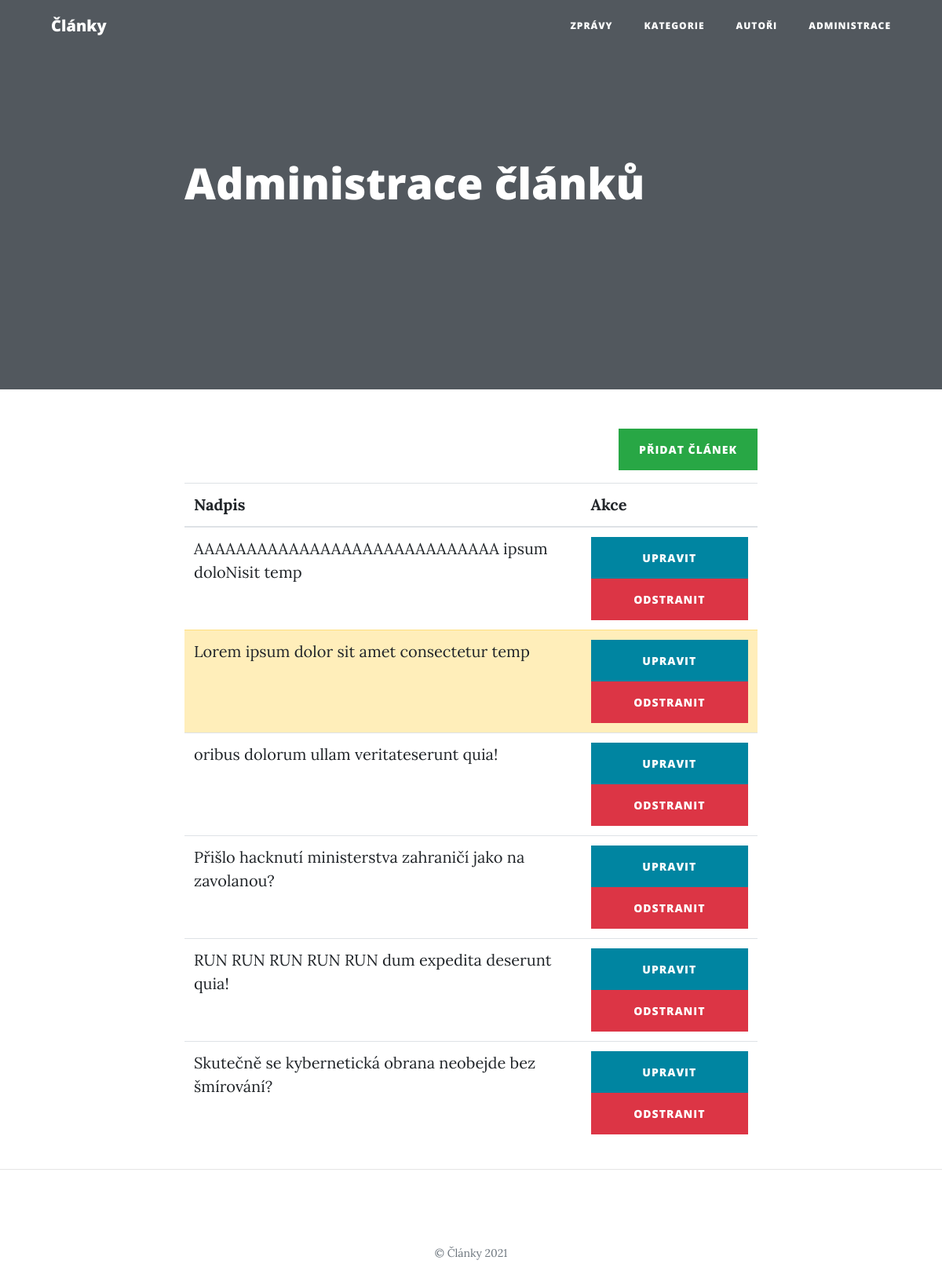
Before: /article_administration.php with the older database file.
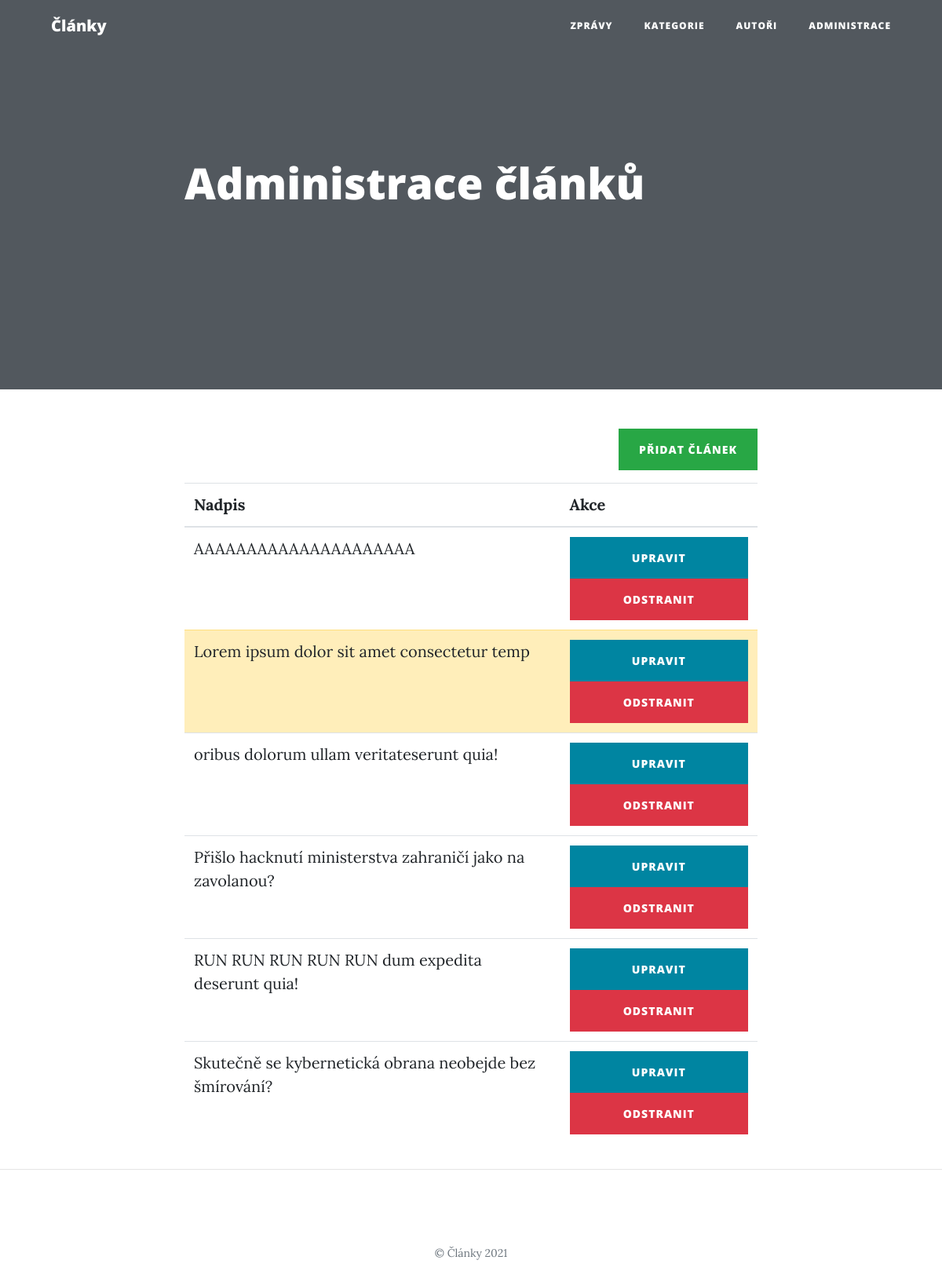
After: the same page with the newer database file.
### tables this page shows
CREATE TABLE `article` (
  `id` int(10) UNSIGNED NOT NULL,
  `user_id` int(10) UNSIGNED DEFAULT NULL,
  `title` varchar(150) NOT NULL,
  `perex` text NOT NULL,
  `text` text NOT NULL,
  `created_at` datetime NOT NULL DEFAULT current_timestamp(),
  `published` tinyint(1) NOT NULL DEFAULT 0
);

### php/Application.php (called while the page is built, shortened)
<?php
class Application
{
    public static function loadModel($className)
    {
        $filename = "./php/model/" . $className . ".php";
    }
}

### php/model/Database.php (called while the page is built, shortened)
<?php
class Database
{
    private $conn;
    public function __construct()
    {
        $this->conn = new PDO(sprintf("mysql:host=%s;dbname=%s", self::HOST, self::DBNAME), self::USER, self::PASS, [
            PDO::ATTR_ERRMODE => PDO::ERRMODE_EXCEPTION
        ]);
        $this->conn->query("set names utf8");
    }
    public function select($sql, $params = [])
    {
        $stmt = $this->execute($sql, $params);
        return $stmt->fetchAll();
    }
    private function execute($sql, $params = [])
    {
        $stmt = $this->conn->prepare($sql);
        $stmt->execute($params);
        return $stmt;
    }
}

### php/model/BaseRepository.php (called while the page is built, shortened)
<?php
abstract class BaseRepository
{
    public function __construct(Database $db)
    {
        $this->db = $db;
    }
}

### php/model/ArticleRepository.php (called while the page is built, shortened)
<?php
class ArticleRepository extends BaseRepository
{
    public function getArticlesAlphabetically()
    {
        $sql = "
            select
                article.*,
                user.name as user_name
            from article
                left join user on article.user_id = user.id
            order by title
        ";
        $articles = $this->db->select($sql);
        return $this->addCategories($articles);
    }
    private function addCategories($articles)
    {
        $cr = new CategoryRepository($this->db);
        foreach ($articles as $key => $article) {
            $articles[$key]["categories"] = $cr->getCategoriesArticle($article["id"]);
        }
        return $articles;
    }
}

### php/model/CategoryRepository.php (called while the page is built, shortened)
<?php
class CategoryRepository extends BaseRepository
{
    public function getCategoriesArticle($article_id)
    {
        $sql = "
            select
                category.*
            from category
                inner join article_category on article_category.category_id = category.id
            where article_category.article_id = :article_id
        ";
        $params = [
            ":article_id" => $article_id
        ];
        $categories = $this->db->select($sql, $params);
        return $categories;
    }
}

### article_administration.php (the view, shortened to what this page needs)
<?php
require_once "./php/Application.php";
$db = new Database();
$ar = new ArticleRepository($db);
$articles = $ar->getArticlesAlphabetically();
$heading = "Administrace článků";
include "./php/partials/document_start.php";
?>
<div class="text-right mb-3">
    <a class="btn btn-success" href="article_add.php">Přidat článek</a>
</div>
<table class="table table-hover">
    <thead>
        <tr>
            <th scope="col">Nadpis</th>
            <th scope="col">Akce</th>
        </tr>
    </thead>
    <tbody>
        <?php foreach ($articles as $article) : ?>
            <tr <?= $article["published"] == 1 ? "" : "class=\"table-warning\"" ?>>
                <td><?= $article["title"] ?></td>
                <td>
                    <a class="btn btn-primary w-100" href="<?= "article_edit.php?id=" . $article["id"] ?>">Upravit</a>
                    <a class="btn btn-danger w-100" href="<?= "article_delete.php?id=" . $article["id"] ?>">Odstranit</a>
                </td>
            </tr>
        <?php endforeach; ?>
    </tbody>
</table>
<?php
include "./php/partials/document_end.php";

### php/partials/document_start.php (shortened to what this page needs)
<!DOCTYPE html>
<html lang="cs">
<head>
  <link rel="stylesheet" href="https://cdn.jsdelivr.net/npm/bootstrap@4.6.0/dist/css/bootstrap.min.css">
  <link href="css/clean-blog.css" rel="stylesheet">
</head>
<body>
  <nav class="navbar navbar-expand-lg navbar-light fixed-top" id="mainNav">
    <div class="container">
      <a class="navbar-brand" href="index.php">Články</a>
      <div class="collapse navbar-collapse" id="navbarResponsive">
        <ul class="navbar-nav ml-auto">
          <li class="nav-item">
            <a class="nav-link" href="index.php">Zprávy</a>
          </li>
          <li class="nav-item">
            <a class="nav-link" href="categories.php">Kategorie</a>
          </li>
          <li class="nav-item">
            <a class="nav-link" href="users.php">Autoři</a>
          </li>
          <li class="nav-item">
            <a class="nav-link" href="administration.php">Administrace</a>
          </li>
        </ul>
      </div>
    </div>
  </nav>
  <header class="masthead" <?= empty($header_background) ? "" : "style=\"background-image: url('$header_background')\"" ?>>
    <div class="overlay"></div>
    <div class="container">
      <div class="row">
        <div class="col-lg-8 col-md-10 mx-auto">
          <?php
          include "./php/partials/header_$header_type.php";
          ?>
        </div>
      </div>
    </div>
  </header>
  <div class="container">
    <div class="row">
      <div class="col-lg-8 col-md-10 mx-auto">

### php/partials/header_article.php (shortened to what this page needs)
<div class="article-heading">
  <h1><?= empty($heading) ? "" : $heading ?></h1>
</div>

### php/partials/document_end.php (shortened to what this page needs)
      </div>
    </div>
  </div>
  <hr>
  <footer>
    <div class="container">
      <div class="row">
        <div class="col-lg-8 col-md-10 mx-auto">
          <p class="copyright text-muted">&copy; Články 2021</p>
        </div>
      </div>
    </div>
  </footer>
</body>
</html>

### css/clean-blog.css (style rules this page uses)
body { font-size: 20px; color: #212529; font-family: "Lora", "Times New Roman", serif; }
p { line-height: 1.5; margin: 30px 0; }
h1, h2, h3, h4, h5, h6 { font-weight: 800; font-family: "Open Sans", "Helvetica Neue", Helvetica, Arial, sans-serif; }
a { color: #212529; transition: all 0.2s; }
#mainNav { position: absolute; border-bottom: 1px solid #e9ecef; background-color: white; font-family: "Open Sans", "Helvetica Neue", Helvetica, Arial, sans-serif; }
#mainNav .navbar-brand { font-weight: 800; color: #343a40; }
#mainNav .navbar-nav > li.nav-item > a { font-size: 12px; font-weight: 800; letter-spacing: 1px; text-transform: uppercase; }
@media only screen and (min-width: 992px) { #mainNav { border-bottom: 1px solid transparent; background: transparent; } }
@media only screen and (min-width: 992px) { #mainNav .navbar-brand { padding: 10px 20px; color: #fff; } }
@media only screen and (min-width: 992px) { #mainNav .navbar-nav > li.nav-item > a { padding: 10px 20px; color: #fff; } }
@media only screen and (min-width: 992px) { #mainNav { transition: background-color 0.2s; transform: translate3d(0, 0, 0); -webkit-backface-visibility: hidden; backface-visibility: hidden; } }
header.masthead { margin-bottom: 50px; background: no-repeat center center; background-color: #868e96; background-attachment: scroll; position: relative; background-size: cover; }
header.masthead .overlay { position: absolute; top: 0; left: 0; height: 100%; width: 100%; background-color: #212529; opacity: 0.5; }
header.masthead .page-heading, header.masthead .article-heading, header.masthead .site-heading { padding: 200px 0 150px; color: white; }
@media only screen and (min-width: 768px) { header.masthead .page-heading, header.masthead .article-heading, header.masthead .site-heading { padding: 200px 0; } }
header.masthead .article-heading h1 { font-size: 35px; }
@media only screen and (min-width: 768px) { header.masthead .article-heading h1 { font-size: 55px; } }
footer { padding: 50px 0 65px; }
footer .copyright { font-size: 14px; margin-bottom: 0; text-align: center; }
.btn { font-size: 14px; font-weight: 800; padding: 15px 25px; letter-spacing: 1px; text-transform: uppercase; border-radius: 0; font-family: "Open Sans", "Helvetica Neue", Helvetica, Arial, sans-serif; }
.btn-primary { background-color: #0085a1; border-color: #0085a1; }

Changed rows visible on the page:
changed article: title "AAAAAAAAAAAAAAAAAAAAAAAAAAAAA ipsum doloNisit temp" → "AAAAAAAAAAAAAAAAAAAAA"
